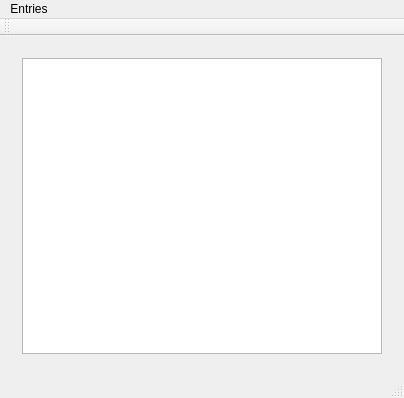
<?xml version="1.0" encoding="UTF-8"?>
<ui version="4.0">
 <class>MainWindow</class>
 <widget class="QMainWindow" name="MainWindow">
  <property name="geometry">
   <rect>
    <x>0</x>
    <y>0</y>
    <width>404</width>
    <height>398</height>
   </rect>
  </property>
  <property name="windowTitle">
   <string>MainWindow</string>
  </property>
  <widget class="QWidget" name="centralWidget">
   <layout class="QGridLayout" name="gridLayout">
    <item row="0" column="0">
     <widget class="QStackedWidget" name="stackedWidget">
      <widget class="QWidget" name="listPage">
       <layout class="QGridLayout" name="gridLayout_2">
        <item row="0" column="0">
         <widget class="QListWidget" name="listWidget"/>
        </item>
       </layout>
      </widget>
      <widget class="QWidget" name="detailsPage">
       <widget class="QLabel" name="label">
        <property name="geometry">
         <rect>
          <x>40</x>
          <y>20</y>
          <width>47</width>
          <height>13</height>
         </rect>
        </property>
        <property name="text">
         <string>Name:</string>
        </property>
       </widget>
       <widget class="QLabel" name="label_2">
        <property name="geometry">
         <rect>
          <x>40</x>
          <y>60</y>
          <width>47</width>
          <height>13</height>
         </rect>
        </property>
        <property name="text">
         <string>Date:</string>
        </property>
       </widget>
       <widget class="QLabel" name="label_4">
        <property name="geometry">
         <rect>
          <x>40</x>
          <y>90</y>
          <width>61</width>
          <height>31</height>
         </rect>
        </property>
        <property name="text">
         <string>Photoes:</string>
        </property>
       </widget>
       <widget class="QLineEdit" name="nameEdit">
        <property name="geometry">
         <rect>
          <x>100</x>
          <y>20</y>
          <width>133</width>
          <height>20</height>
         </rect>
        </property>
       </widget>
       <widget class="QDateEdit" name="dataEdit">
        <property name="geometry">
         <rect>
          <x>100</x>
          <y>60</y>
          <width>91</width>
          <height>20</height>
         </rect>
        </property>
       </widget>
       <widget class="QDialogButtonBox" name="buttonBox">
        <property name="geometry">
         <rect>
          <x>10</x>
          <y>290</y>
          <width>371</width>
          <height>23</height>
         </rect>
        </property>
        <property name="standardButtons">
         <set>QDialogButtonBox::Discard|QDialogButtonBox::Reset|QDialogButtonBox::Save</set>
        </property>
       </widget>
       <widget class="QPlainTextEdit" name="photoesEdit">
        <property name="geometry">
         <rect>
          <x>100</x>
          <y>100</y>
          <width>231</width>
          <height>151</height>
         </rect>
        </property>
       </widget>
      </widget>
     </widget>
    </item>
   </layout>
  </widget>
  <widget class="QMenuBar" name="menuBar">
   <property name="geometry">
    <rect>
     <x>0</x>
     <y>0</y>
     <width>404</width>
     <height>21</height>
    </rect>
   </property>
   <widget class="QMenu" name="menuEntries">
    <property name="title">
     <string>Entries</string>
    </property>
    <addaction name="actionAdd"/>
    <addaction name="actionEdit"/>
    <addaction name="actionRemove"/>
   </widget>
   <addaction name="menuEntries"/>
  </widget>
  <widget class="QToolBar" name="mainToolBar">
   <attribute name="toolBarArea">
    <enum>TopToolBarArea</enum>
   </attribute>
   <attribute name="toolBarBreak">
    <bool>false</bool>
   </attribute>
  </widget>
  <widget class="QStatusBar" name="statusBar"/>
  <action name="actionAdd">
   <property name="text">
    <string>Add</string>
   </property>
  </action>
  <action name="actionEdit">
   <property name="text">
    <string>Edit</string>
   </property>
  </action>
  <action name="actionRemove">
   <property name="text">
    <string>Remove</string>
   </property>
  </action>
 </widget>
 <layoutdefault spacing="6" margin="11"/>
 <resources/>
 <connections/>
</ui>
